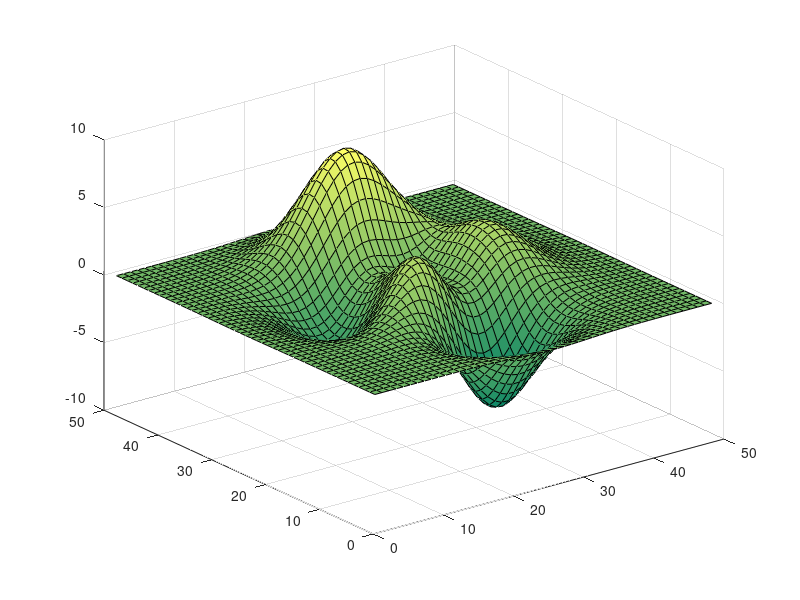

Write MATLAB code to recreate this figure. (Note: this script raises an error after producing the figure.)
%=============================================================================
% Copyright (c) 2016-present Allan CORNET (Nelson)
%=============================================================================
% This file is part of the Nelson.
%=============================================================================
% LICENCE_BLOCK_BEGIN
% SPDX-License-Identifier: LGPL-3.0-or-later
% LICENCE_BLOCK_END
%=============================================================================
% <--ADV-CLI MODE-->
%=============================================================================
f = figure();
surf(peaks);
colormap('summer');
r = f.ColorMap;
assert_isapprox(r(1:2, :), [0    0.5000    0.4000; 0.0039    0.5020    0.4000], 1e-4); 
%=============================================================================
ax = gca();
m = colormap(ax);
assert_isapprox(m(1:2, :), [0    0.5000    0.4000; 0.0039    0.5020    0.4000], 1e-4); 
%=============================================================================
